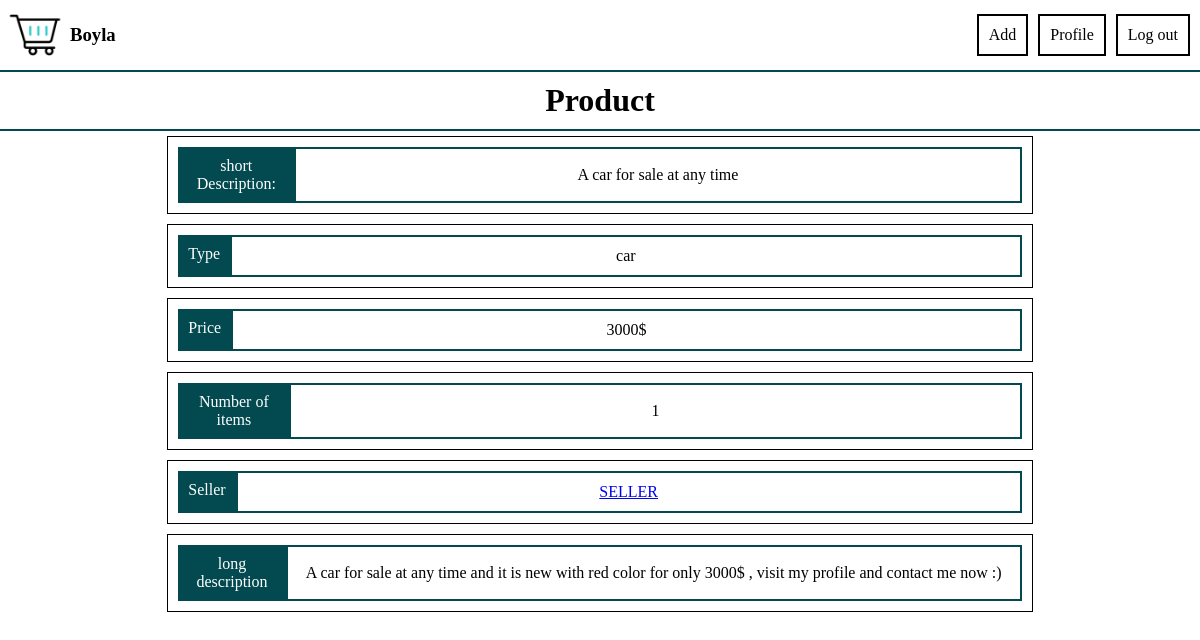
The page /details/1 (signed in) on the database its author committed.
### tables this page shows
CREATE TABLE products(id INTEGER , type TEXT NOT NULL , price NUMERIC NOT NULL ,description TEXT NOT NULL , product_header TEXT NOT NULL , number INTEGER NOT NULL, date NUMERIC NOT NULL,  PRIMARY KEY(id));

### app.py (the view)
@app.route("/details/<number>")
@login_required
def details(number):
   product = db.execute("SELECT * FROM products WHERE id = ? LIMIT 1" , number)
   person_selling = db.execute("SELECT user_id FROM connect WHERE product_id = ?" , number)[0]["user_id"]
   return render_template("details.html" , product_id = number , person_selling = person_selling , products = product)

### sub_library.py (called while the page is built)
def login_required(f):
    @wraps(f)
    def log(*args , **kwargs):
        if session.get("exist") == False or not session.get("exist"):
            return redirect("/login")
        return f(*args , **kwargs)
    return log

### templates/details.html (shortened to what this page needs)
{% extends "blueprint.html"%}
{% block main %}
<main class = "profile_main">
    <h1>Product</h1>
    <div class = "center">
    <div  id = "detalis_main_div">
        <div class = "info_div" id = "details_div">
            {%for product in products%}
            <div>
                <span class = "span_before">short Description:</span>
                <div>
                    <p>{{product.product_header}}</p>
                </div>
            </div>
            <div>
                <span class = "span_before">Type</span>
                <div>
                    <p>{{product.type}}</p>
                </div>
            </div>
            <div>
                <span class = "span_before">Price</span>
                <div>
                    <p>{{product.price}}$</p>
                </div>
            </div>
            <div>
                <span class = "span_before">Number of items</span>
                <div>
                    <p>{{product.number}}</p>
                </div>
            </div>
            <div>
                <span class = "span_before">Seller</span>
                <div>
                    <a href = "/profile/{{person_selling}}">SELLER</a>
                </div>
            </div>
            <div style = "margin-bottom:10px;" class = "class_solve">
                <span class = "span_before" >long description</span>
                <div class = "class_solve">
                    <p class = "class_solve"> {{product.description}}</p>
                </div>
            </div>
        </div>
        {%endfor%}
    </div>
    </div>
</main>
{%endblock%}

### static/styles.css (style rules this page uses)
:root { --theme : #024950 }
body , html { padding:0px; margin:0px; }
.profile_main > h1 , #add_main > h1 , #product_main > h1 { border-bottom:2px var(--theme) solid; text-align:center; padding:10px 0px; margin:0px; }
.info_div { display:grid; width:fit-content; }
.info_div > div { display:flex; flex-direction:row; margin-top:10px; border:1px black solid; height:fit-content; padding:10px; margin:5px 10px; }
.span_before { display:block; background-color:var(--theme); text-align:center; padding:10px; color:white; }
.info_div div p { text-align: center; width: 100%; margin: 0px; }
.info_div div > div { text-align: center; width: 100%; margin:0; display:flex; flex-direction:column; justify-content:center; border: 2px var(--theme) solid; padding: 10px; }
#other_body { display:grid; grid-template-rows:0fr 1fr 0fr; }
.class_solve { text-wrap:wrap }
#detalis_main_div { margin:0px 30px; width:fit-content; }
#details_div { display:grid; }
.center { display:flex; justify-content:center; }

### rows shown on the page
products: product_header "A car for sale at any time", type "car", price "3000", number "1", description "A car for sale at any time and it is new with red color for only 3000$ , visit my profile and contact me now :)"
